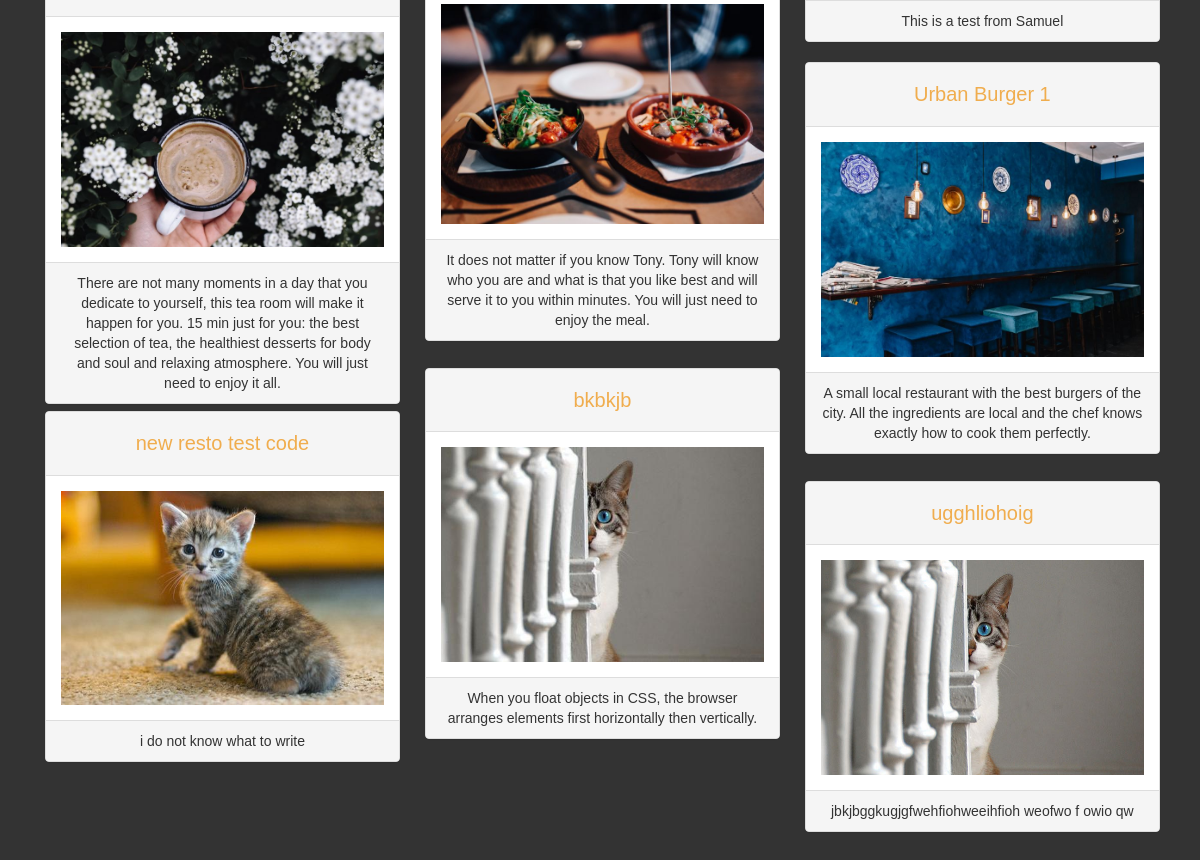
Before: /restos/ (lower part) with the older database file.
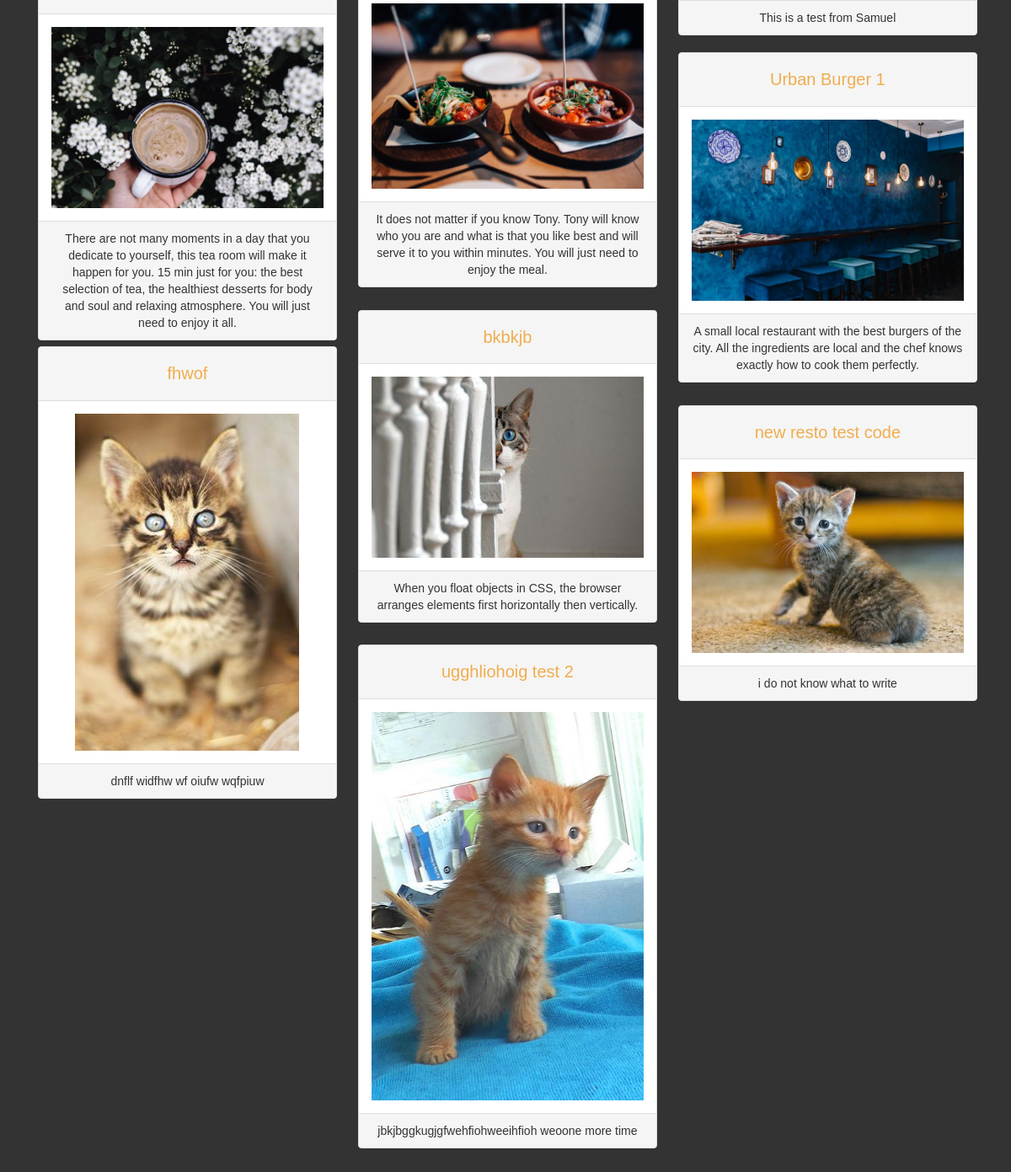
After: the same page with the newer database file.
### database_setup_fn.py (models this page shows, shortened)
class Restaurant(Base):
    __tablename__ = 'restaurant'
    id = Column(Integer, primary_key=True)
    name = Column(String(250), nullable=False)
    user_id = Column(Integer, ForeignKey('user.id'))
    user = relationship(User)
    description = Column(String(250))
    image = Column(String(250))

### finalproject.py (the view)
@app.route('/')
@app.route('/restos/')
def showallrestaurants():
    restaurants = session.query(Restaurant).order_by(Restaurant.name).all()
    if 'username' not in login_session:
        return render_template('public_allrestos.html', restos=restaurants)
    else:
        user = session.query(User).\
            filter_by(name=login_session['username']).one()
        return render_template('allrestos.html', restos=restaurants, user=user)

### templates/public_allrestos.html (shortened to what this page needs)
<!DOCTYPE html>
<html>
<head>
    <link rel="stylesheet" type="text/css" href="/static/bootstrap-3.3.7-dist/css/bootstrap.min.css">
    <link rel="stylesheet" type="text/css" href="/static/bootstrap-3.3.7-dist/css/custom.css">
    <link rel="stylesheet" type="text/css" href="/static/css/styles.css">
</head>
<body>
    <div class="container">
        <div class="row">
                <div class="col-md-12" id='grid'>
                    {% for resto in restos %}
                    <div class="col-sm-12 col-md-6 col-lg-4 item" align="center">
                        <div class="panel panel-default">
                            <div class="panel-heading"><a style="font-size:20px; color:#f0ad4e;"  class="btn btn-link" href="{{url_for('restoMenu', resto_ID=resto.id)}}">{{resto.name}}</a></div>
                            <div class="panel-body"><img alt='body image' class = "img-responsive center-block" src="{{resto.image}}"/></div>
                            <div class="panel-footer">{{resto.description}}</div>
                        </div>
                    </div>
                    {% endfor %}
                </div>
        </div>
            <br>
    </div>
</body>
</html>

### static/css/styles.css (style rules this page uses)
body { font-family: sans-serif; background-color: #333333 }
a { text-decoration: none; text-decoration: #333333; font-size: .75em; }

Changed rows visible on the page:
added Restaurant: name "fhwof", image (picture), description "dnflf widfhw wf oiufw wqfpiuw"
changed Restaurant: name "ugghliohoig" → "ugghliohoig test 2"; image: a different picture; description "jbkjbggkugjgfwehfiohweeihfioh weofwo f owio qw" → "jbkjbggkugjgfwehfiohweeihfioh weoone more time"
